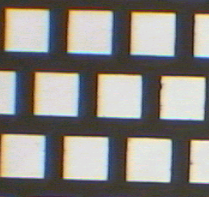
//> input picture uebung7/sieb.png, 209 x 197 px
$ ./watershed   (built with g++ and OpenCV 4)
//> lines starting //> are read from the running program, lines starting //| are printed output that depends on the picture
#include <opencv2/opencv.hpp>
#include <iostream>
#include <vector>
#include <cmath>
#include <algorithm>

#define MASK -2
#define WSHED 0
#define INIT -1

using namespace std;
using namespace cv;


struct entry {
    int x;
    int y;
    float gradient;
};


bool compareByGradient(const entry &a, const entry &b)
{
    return a.gradient < b.gradient;
}

int main(int argc, char *argv[]) {
    //Mat im = imread("sieb.png", IMREAD_GRAYSCALE);
    Mat im = imread("sieb.png", IMREAD_GRAYSCALE);
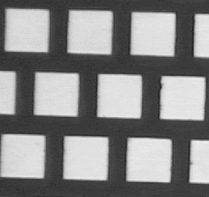
//> im: 197 rows x 209 cols, CV_8UC1; min 28, max 242, mean 134.4

    Mat1f im_i;
    Mat im_i_gray = im.clone();
    Mat1f dx, dy;
    //Mat dy = dx.clone();
    Mat1f im_o(im.rows, im.cols);
    Mat1f im_d(im.rows, im.cols);

    Sobel(im, dx, CV_32F, 1, 0);
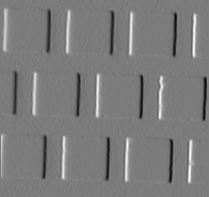
//> dx: 197 rows x 209 cols, CV_32FC1; min -533, max 563, mean 1; drawn with min black and max white
    Sobel(im, dy, CV_32F, 0, 1);
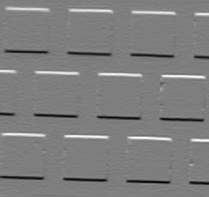
//> dy: 197 rows x 209 cols, CV_32FC1; min -586, max 594, mean 0.1; drawn with min black and max white

    cv::magnitude(dx, dy, im_i);
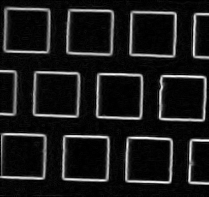
//> im_i: 197 rows x 209 cols, CV_32FC1; min 0, max 594, mean 63.6; drawn with min black and max white

    //normalize(im_i, im_i, 0, 255);

    GaussianBlur(im_i, im_i, Size( 3, 3 ), 0, 0 );
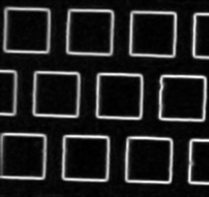
//> im_i: 197 rows x 209 cols, CV_32FC1; min 0.354, max 475.2, mean 63.7; drawn with min black and max white

    float min=1000000;
    float max=0;

    for(int u = 0; u<im.rows; u++) {
        for(int v = 0; v<im.rows; v++) {
            if(im_i.at<float>(v,u)< min) {
                min=im_i.at<float>(v,u);
            }
            if(im_i.at<float>(v,u)> max) {
                max=im_i.at<float>(v,u);
            }

        }
    }
//> this loop made 197 passes
//> (min, max) on passes 1 to 3: (1.06, 401.5), (1.06, 401.7), (1.06, 401.9)
//> after the loop, min = 0.354; max = 468.8

    for(int u = 0; u<im.rows; u++) {
        for(int v = 0; v<im.rows; v++) {
            im_i.at<float>(v,u) = floor(((im_i.at<float>(v,u) - min) * 255) / (max - min));
        }
    }
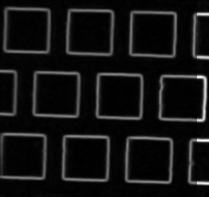
//> im_i: 197 rows x 209 cols, CV_32FC1; min 0, max 475.2, mean 35.8; drawn with min black and max white

    int hist [256] = {0};
    vector<entry> vec;
    entry e;

    for(int u = 0; u<im.rows; u++) {
        for(int v = 0; v<im.rows; v++) {
            hist[(int)im_i.at<float>(v,u)]++;
            e.x = v;
            e.y = u;
            e.gradient =im_i.at<float>(v,u);
            vec.push_back(e);
        }
    }
//> after the loop, hist = 256 values, max 3765 at index 5, min 0 at index 254, mean 151.6; vec = 38809 items


    sort(vec.begin(), vec.end(), compareByGradient);

    int idx_current=0;
    for(int i=0; i<256; i++) {
//> (the run ends here: the program needs code that is not available in this run, at `while((vec.at(idx_current) == i) && (idx_current < vec.size()))`)
